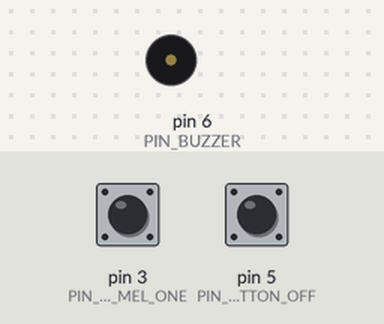
A sketch run on a simulated Arduino Uno, built with avr-gcc and run on an emulated ATmega328P. Shown: buzzer (waves = sounding). Inputs (shaded band) come from the test bench; at power-on: pin 3 (PIN_BUTTON_MEL_ONE) HIGH, pin 5 (PIN_BUTTON_OFF) HIGH.

Above: at 1.2 s.
1.3 s: pin 3 (PIN_BUTTON_MEL_ONE) pulled LOW for 0.15 s
At 1.9 s:
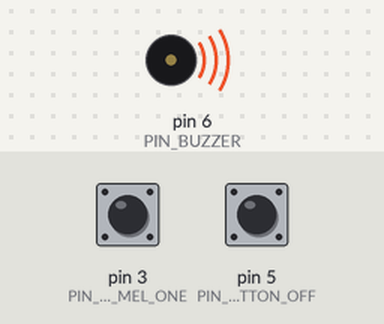
4.4 s: pin 5 (PIN_BUTTON_OFF) pulled LOW for 0.15 s
At 5.3 s:
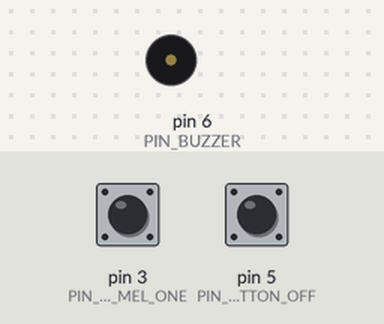
6.0 s: pin 3 (PIN_BUTTON_MEL_ONE) pulled LOW for 1 s
At 6.35 s:
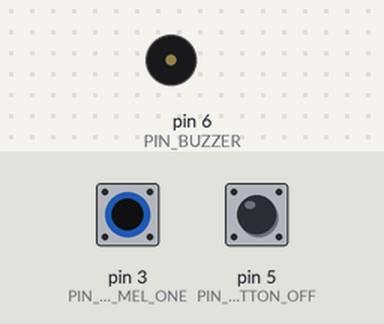
9.0 s: pin 5 (PIN_BUTTON_OFF) pulled LOW for 1 s
Timing chart, 0 to 12.0 s (numbered marks = the images above; inputs shaded):
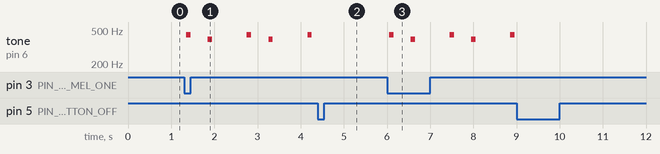

Measured:
- after the input at 1.3 s, tone on pin 6 (PIN_BUZZER): silent → 440 Hz after 0.05 s, then repeats every 1.4 s: silent 0.40 s, 392 Hz 0.10 s, silent 0.80 s, 440 Hz 0.10 s
- after the input at 4.4 s, tone on pin 6 (PIN_BUZZER): stays silent (without the input it goes to 392 Hz after 0.26 s)
- after the input at 6.0 s, tone on pin 6 (PIN_BUZZER): silent → 440 Hz after 0.05 s, then repeats every 1.4 s: silent 0.40 s, 392 Hz 0.10 s, silent 0.80 s, 440 Hz 0.10 s
- after the input at 9.0 s, tone on pin 6 (PIN_BUZZER): stops changing and stays silent

The sketch:

musicbox.ino
```cpp
#include "pitches.h"
#include "button.h"
#include "buzzer.h"

#define PIN_BUTTON_MEL_ONE 3
#define PIN_BUTTON_OFF 5
#define PIN_BUZZER 6

Button buttonMelodyOne(PIN_BUTTON_MEL_ONE);
Button buttonOff(PIN_BUTTON_OFF);
Buzzer buzzer(PIN_BUZZER);

int notes[] = {NOTE_A4, NOTE_SILENCE, NOTE_G4, NOTE_SILENCE};
double durations[] = {8, 1, 4, 1};
int melodyLength = 4;

// maybe somewhere in the future we will have one more button...
// #define PIN_BUTTON_MEL_TWO 4
// Button buttonMelodyTwo(PIN_BUTTON_MEL_TWO);

// and the second melody
// int notes2[] = {NOTE_C4, NOTE_SILENCE, NOTE_G4, NOTE_SILENCE};
// double durations2[] = {4, 1, 4, 1};
// int melodyLength2 = 4;

void setup()
{
    buzzer.setMelody(notes, durations, melodyLength);
}

void loop()
{
    buzzer.playSound();

    if (buttonOff.wasPressed())
    {
        buzzer.turnSoundOff();
    }

    if (buttonMelodyOne.wasPressed())
    {
        buzzer.setMelody(notes, durations, melodyLength);
        buzzer.turnSoundOn();
    }
}
```

button.h
```cpp
#pragma once

#define BUTTON_DEBOUNCE_DELAY 50

class Button
{
public:
    Button(int _pin)
    {
        pin = _pin;
        state = LOW;
        debounceState = LOW;

        pinMode(pin, INPUT_PULLUP);
    }

    bool wasPressed()
    {
        bool result = false;
        int lastSeen = state;
        readButtonWithDebounce();

        if (lastSeen == HIGH && state == LOW)
            result = true;

        return result;
    }

    void readButtonWithDebounce()
    {
        int current = digitalRead(pin);

        if (current != debounceState)
            debounceLastMs = millis();

        if ((millis() - debounceLastMs) > BUTTON_DEBOUNCE_DELAY)
            state = current;

        debounceState = current;
    }

private:
    int pin;
    int state;
    int debounceState;
    unsigned long debounceLastMs;
};
```

buzzer.h
```cpp
#pragma once

#define BUZZER_NOTE_DURATION 100

class Buzzer
{
public:
    Buzzer(int _pin)
    {
        pin = _pin;
        pinMode(pin, OUTPUT);

        isEnabled = false;
        currentNote = 0;
        noteStartedMs = 0;

        notes = 0;
        durations = 0;
        melodyLength = 0;
    }

    void turnSoundOn()
    {
        isEnabled = true;
        currentNote = 0;
        noteStartedMs = 0;
    }

    void turnSoundOff()
    {
        isEnabled = false;
        currentNote = 0;
        noteStartedMs = 0;
        noTone(pin);
    }

    void setMelody(int _notes[], double _durations[], int _melodyLength)
    {
        notes = _notes;
        durations = _durations;
        melodyLength = _melodyLength;
    }

    void playSound()
    {
        if (!isEnabled)
            return;

        unsigned long duration = round(BUZZER_NOTE_DURATION*durations[currentNote]);
        if ((millis() - noteStartedMs) > duration)
        {
            int note = notes[currentNote];

            if (note == NOTE_SILENCE)
                noTone(pin);
            else
                tone(pin, notes[currentNote]);

            noteStartedMs = millis();
            currentNote = (currentNote + 1)%melodyLength;
        }
    }

private:
    int pin;
    bool isEnabled;

    int currentNote;
    unsigned long noteStartedMs;

    int* notes;
    double* durations;
    int melodyLength;
};
```

pitches.h
```cpp
/*************************************************
 * Public Constants
 *************************************************/

#define NOTE_SILENCE 0

#define NOTE_B0  31
#define NOTE_C1  33
#define NOTE_CS1 35
#define NOTE_D1  37
#define NOTE_DS1 39
#define NOTE_E1  41
#define NOTE_F1  44
#define NOTE_FS1 46
#define NOTE_G1  49
#define NOTE_GS1 52
#define NOTE_A1  55
#define NOTE_AS1 58
#define NOTE_B1  62
#define NOTE_C2  65
#define NOTE_CS2 69
#define NOTE_D2  73
#define NOTE_DS2 78
#define NOTE_E2  82
#define NOTE_F2  87
#define NOTE_FS2 93
#define NOTE_G2  98
#define NOTE_GS2 104
#define NOTE_A2  110
#define NOTE_AS2 117
#define NOTE_B2  123
#define NOTE_C3  131
#define NOTE_CS3 139
#define NOTE_D3  147
#define NOTE_DS3 156
#define NOTE_E3  165
#define NOTE_F3  175
#define NOTE_FS3 185
#define NOTE_G3  196
#define NOTE_GS3 208
#define NOTE_A3  220
#define NOTE_AS3 233
#define NOTE_B3  247
#define NOTE_C4  262
#define NOTE_CS4 277
#define NOTE_D4  294
#define NOTE_DS4 311
#define NOTE_E4  330
#define NOTE_F4  349
#define NOTE_FS4 370
#define NOTE_G4  392
#define NOTE_GS4 415
#define NOTE_A4  440
#define NOTE_AS4 466
#define NOTE_B4  494
#define NOTE_C5  523
#define NOTE_CS5 554
#define NOTE_D5  587
#define NOTE_DS5 622
#define NOTE_E5  659
#define NOTE_F5  698
#define NOTE_FS5 740
#define NOTE_G5  784
#define NOTE_GS5 831
#define NOTE_A5  880
#define NOTE_AS5 932
#define NOTE_B5  988
#define NOTE_C6  1047
#define NOTE_CS6 1109
#define NOTE_D6  1175
#define NOTE_DS6 1245
#define NOTE_E6  1319
#define NOTE_F6  1397
#define NOTE_FS6 1480
#define NOTE_G6  1568
#define NOTE_GS6 1661
#define NOTE_A6  1760
#define NOTE_AS6 1865
#define NOTE_B6  1976
#define NOTE_C7  2093
#define NOTE_CS7 2217
#define NOTE_D7  2349
#define NOTE_DS7 2489
#define NOTE_E7  2637
#define NOTE_F7  2794
#define NOTE_FS7 2960
#define NOTE_G7  3136
#define NOTE_GS7 3322
#define NOTE_A7  3520
#define NOTE_AS7 3729
#define NOTE_B7  3951
#define NOTE_C8  4186
#define NOTE_CS8 4435
#define NOTE_D8  4699
#define NOTE_DS8 4978
```
